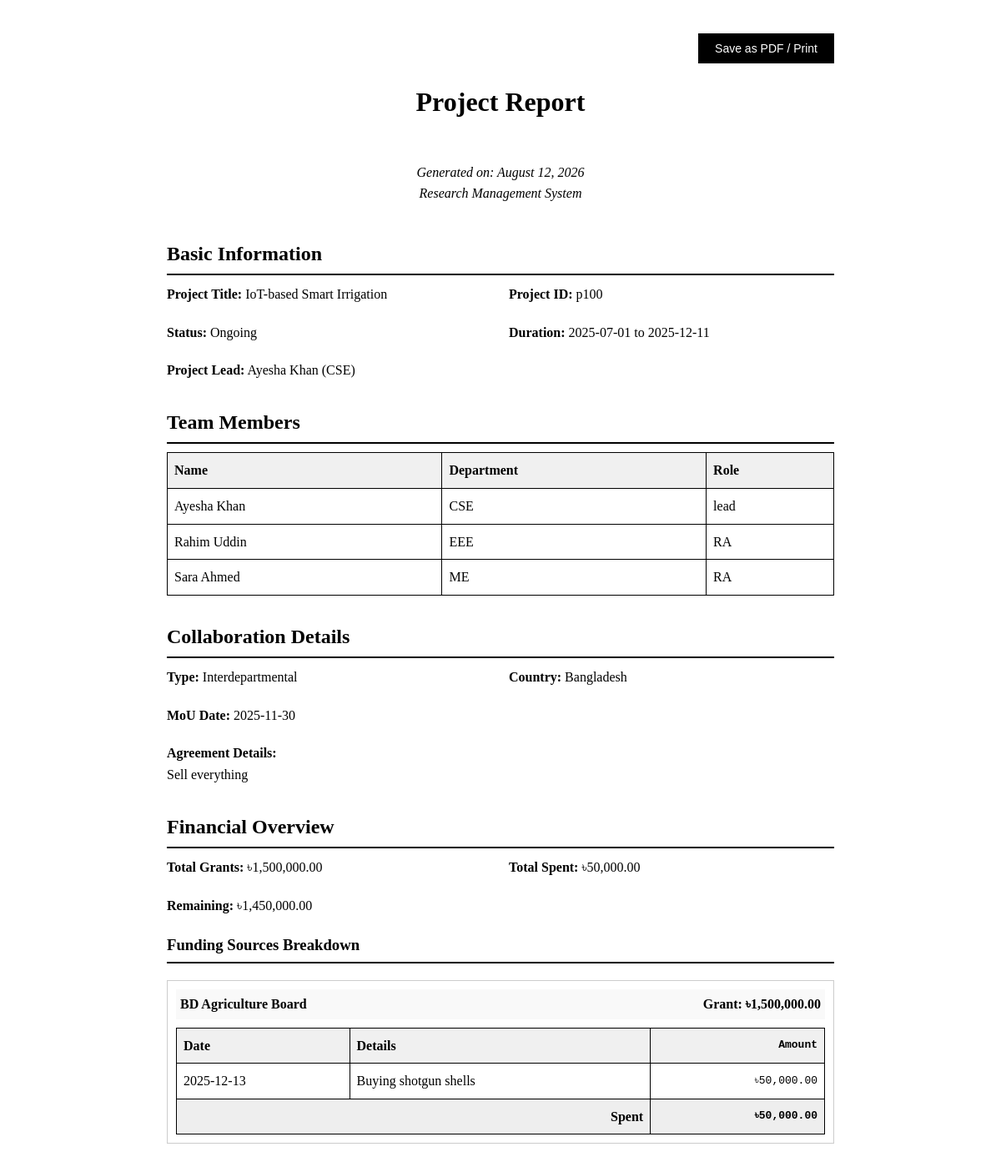
The page /modules/reports/view.php?project_id=p100 (signed in) on the database its author committed.
### tables this page shows
CREATE TABLE `project` (
  `project_id` varchar(36) NOT NULL,
  `project_title` varchar(255) NOT NULL,
  `project_lead` varchar(36) DEFAULT NULL,
  `status` enum('ongoing','completed','published') NOT NULL,
  `start_date` date NOT NULL,
  `end_date` date DEFAULT NULL
);

CREATE TABLE `researcher` (
  `researcher_id` varchar(36) NOT NULL,
  `f_name` varchar(100) NOT NULL,
  `l_name` varchar(100) NOT NULL,
  `department` varchar(120) NOT NULL,
  `email` varchar(150) NOT NULL,
  `type` enum('student','faculty') NOT NULL,
  `password` varchar(10) NOT NULL
);

CREATE TABLE `researcher_project` (
  `project_id` varchar(36) NOT NULL,
  `researcher_id` varchar(36) NOT NULL,
  `role` varchar(80) DEFAULT 'member'
);

CREATE TABLE `collaboration` (
  `collaboration_id` varchar(36) NOT NULL,
  `collaboration_type` enum('interdepartmental','inter-university') NOT NULL,
  `country` varchar(100) NOT NULL,
  `mou_agreement_date` date DEFAULT NULL,
  `mou_agreement_details` text DEFAULT NULL
);

CREATE TABLE `funding` (
  `funding_id` varchar(36) NOT NULL,
  `agency_name` varchar(200) NOT NULL,
  `total_grant` decimal(12,2) NOT NULL CHECK (`total_grant` >= 0)
);

CREATE TABLE `expenditures` (
  `funding_id` varchar(36) NOT NULL,
  `expenditure_id` int(11) NOT NULL,
  `amount` decimal(12,2) NOT NULL CHECK (`amount` >= 0),
  `expenditure_date` date NOT NULL,
  `details` text DEFAULT NULL
);

### modules/reports/view.php (the view, shortened to what this page needs)
<?php
require_once __DIR__ . '/../../config/db_connect.php';
$id = $_GET['project_id'];
$stmt = $conn->prepare("
    SELECT p.*, r.f_name as lead_fname, r.l_name as lead_lname, r.department as lead_dept
    FROM project p
    LEFT JOIN researcher r ON p.project_lead = r.researcher_id
    WHERE p.project_id = ?
");
$stmt->bind_param("s", $id);
$stmt->execute();
$project = $stmt->get_result()->fetch_assoc();
$team_query = "
    SELECT r.f_name, r.l_name, r.department, rp.role
    FROM researcher_project rp
    JOIN researcher r ON rp.researcher_id = r.researcher_id
    WHERE rp.project_id = ?
";
$stmt = $conn->prepare($team_query);
$stmt->bind_param("s", $id);
$stmt->execute();
$team_members = $stmt->get_result();
$collab_query = "
    SELECT c.*
    FROM project_collaboration pc
    JOIN collaboration c ON pc.collaboration_id = c.collaboration_id
    WHERE pc.project_id = ?
";
$stmt = $conn->prepare($collab_query);
$stmt->bind_param("s", $id);
$stmt->execute();
$collaboration = $stmt->get_result()->fetch_assoc();
$funding_query = "
    SELECT f.*
    FROM project_funding pf
    JOIN funding f ON pf.funding_id = f.funding_id
    WHERE pf.project_id = ?
";
$stmt = $conn->prepare($funding_query);
$stmt->bind_param("s", $id);
$stmt->execute();
$funding_res = $stmt->get_result();
$funding_data = [];
$total_grant = 0;
$total_spent = 0;
while ($fund = $funding_res->fetch_assoc()) {
    $fid = $fund['funding_id'];
    $total_grant += $fund['total_grant'];
    $exp_query = "SELECT * FROM expenditures WHERE funding_id = ? ORDER BY expenditure_date DESC";
    $stmt_exp = $conn->prepare($exp_query);
    $stmt_exp->bind_param("s", $fid);
    $stmt_exp->execute();
    $exp_res = $stmt_exp->get_result();
    $expenditures = [];
    $fund_spent = 0;
    while ($exp = $exp_res->fetch_assoc()) {
        $fund_spent += $exp['amount'];
        $expenditures[] = $exp;
    }
    $fund['expenditures'] = $expenditures;
    $fund['spent'] = $fund_spent;
    $fund['balance'] = $fund['total_grant'] - $fund_spent;
    $total_spent += $fund_spent;
    $funding_data[] = $fund;
}
?>
<!DOCTYPE html>
<html lang="en">
<head>
</head>
<body>
    <div class="no-print">
        <button onclick="window.print()" class="btn-print">Save as PDF / Print</button>
    </div>
    <h1>Project Report</h1>
    <div class="header-info">
        Generated on: <?php echo date("F j, Y"); ?><br>
        Research Management System
    </div>
    <div class="section">
        <h2>Basic Information</h2>
        <div class="meta-grid">
            <div><span class="label">Project Title:</span> <?php echo htmlspecialchars($project['project_title']); ?>
            </div>
            <div><span class="label">Project ID:</span> <?php echo $project['project_id']; ?></div>
            <div><span class="label">Status:</span> <?php echo ucfirst($project['status']); ?></div>
            <div><span class="label">Duration:</span> <?php echo $project['start_date']; ?> to
                <?php echo $project['end_date']; ?></div>
            <div><span class="label">Project Lead:</span>
                <?php echo htmlspecialchars($project['lead_fname'] . ' ' . $project['lead_lname']); ?>
                (<?php echo $project['lead_dept']; ?>)</div>
        </div>
    </div>
    <div class="section">
        <h2>Team Members</h2>
        <?php if ($team_members->num_rows > 0): ?>
            <table>
                <thead>
                    <tr>
                        <th>Name</th>
                        <th>Department</th>
                        <th>Role</th>
                    </tr>
                </thead>
                <tbody>
                    <?php while ($tm = $team_members->fetch_assoc()): ?>
                        <tr>
                            <td><?php echo htmlspecialchars($tm['f_name'] . ' ' . $tm['l_name']); ?></td>
                            <td><?php echo htmlspecialchars($tm['department']); ?></td>
                            <td><?php echo htmlspecialchars($tm['role']); ?></td>
                        </tr>
                    <?php endwhile; ?>
                </tbody>
            </table>
        <?php else: ?>
            <p>No additional team members.</p>
        <?php endif; ?>
    </div>
    <?php if ($collaboration): ?>
        <div class="section">
            <h2>Collaboration Details</h2>
            <div class="meta-grid">
                <div><span class="label">Type:</span> <?php echo ucfirst($collaboration['collaboration_type']); ?></div>
                <div><span class="label">Country:</span> <?php echo htmlspecialchars($collaboration['country']); ?></div>
                <?php if ($collaboration['mou_agreement_date']): ?>
                    <div><span class="label">MoU Date:</span> <?php echo $collaboration['mou_agreement_date']; ?></div>
                <?php endif; ?>
            </div>
            <?php if ($collaboration['mou_agreement_details']): ?>
                <p><span class="label">Agreement Details:</span><br>
                    <?php echo nl2br(htmlspecialchars($collaboration['mou_agreement_details'])); ?></p>
            <?php endif; ?>
        </div>
    <?php endif; ?>
    <div class="section">
        <h2>Financial Overview</h2>
        <div class="meta-grid">
            <div><span class="label">Total Grants:</span> ৳<?php echo number_format($total_grant, 2); ?></div>
            <div><span class="label">Total Spent:</span> ৳<?php echo number_format($total_spent, 2); ?></div>
            <div><span class="label">Remaining:</span> ৳<?php echo number_format($total_grant - $total_spent, 2); ?>
            </div>
        </div>
        <?php if (count($funding_data) > 0): ?>
            <h3>Funding Sources Breakdown</h3>
            <?php foreach ($funding_data as $fund): ?>
                <div style="margin-top: 20px; border: 1px solid #ccc; padding: 10px;">
                    <div
                        style="background: #f9f9f9; padding: 5px; font-weight: bold; display: flex; justify-content: space-between;">
                        <span><?php echo htmlspecialchars($fund['agency_name']); ?></span>
                        <span>Grant: ৳<?php echo number_format($fund['total_grant'], 2); ?></span>
                    </div>
                    <?php if (count($fund['expenditures']) > 0): ?>
                        <table>
                            <thead>
                                <tr>
                                    <th>Date</th>
                                    <th>Details</th>
                                    <th class="amount">Amount</th>
                                </tr>
                            </thead>
                            <tbody>
                                <?php foreach ($fund['expenditures'] as $exp): ?>
                                    <tr>
                                        <td><?php echo $exp['expenditure_date']; ?></td>
                                        <td><?php echo htmlspecialchars($exp['details'] ?? '-'); ?></td>
                                        <td class="amount">৳<?php echo number_format($exp['amount'], 2); ?></td>
                                    </tr>
                                <?php endforeach; ?>
                                <tr style="font-weight: bold; background: #eee;">
                                    <td colspan="2" style="text-align: right;">Spent</td>
                                    <td class="amount">৳<?php echo number_format($fund['spent'], 2); ?></td>
                                </tr>
                            </tbody>
                        </table>
                    <?php else: ?>
                        <p style="font-style: italic; padding: 10px;">No expenditures recorded.</p>
                    <?php endif; ?>
                </div>
            <?php endforeach; ?>
        <?php else: ?>
            <p>No funding records found.</p>
        <?php endif; ?>
    </div>
</body>
</html>

### modules/reports/view.php (style rules this page uses)
body { font-family: 'Times New Roman', serif; line-height: 1.6; color: #000; max-width: 800px; margin: 0 auto; padding: 40px; }
h1, h2, h3 { margin-bottom: 10px; border-bottom: 2px solid #000; padding-bottom: 5px; }
h1 { text-align: center; border-bottom: none; margin-bottom: 40px; }
.header-info { text-align: center; margin-bottom: 40px; font-style: italic; }
.section { margin-bottom: 30px; }
.meta-grid { display: grid; grid-template-columns: 1fr 1fr; gap: 20px; margin-bottom: 20px; }
.label { font-weight: bold; }
table { width: 100%; border-collapse: collapse; margin-top: 10px; }
th, td { border: 1px solid #000; padding: 8px; text-align: left; }
th { background-color: #f0f0f0; }
.amount { text-align: right; font-family: monospace; }
.no-print { margin-bottom: 20px; text-align: right; }
.btn-print { background: #000; color: #fff; padding: 10px 20px; text-decoration: none; cursor: pointer; border: none; font-size: 14px; }

### rows shown on the page
project: project_title "IoT-based Smart Irrigation", project_id "p100", status "Ongoing", start_date "2025-07-01", end_date "2025-12-11", project_lead.l_name "Ayesha Khan", project_lead.department "CSE"
researcher_project: researcher.l_name "Ayesha Khan", researcher.department "CSE", role "lead"
researcher_project: researcher.l_name "Rahim Uddin", researcher.department "EEE", role "RA"
researcher_project: researcher.l_name "Sara Ahmed", researcher.department "ME", role "RA"
collaboration: collaboration_type "Interdepartmental", country "Bangladesh", mou_agreement_date "2025-11-30", mou_agreement_details "Sell everything"
funding: agency_name "BD Agriculture Board", total_grant "1,500,000.00", spent "50,000.00"
expenditures: expenditure_date "2025-12-13", details "Buying shotgun shells", amount "50,000.00"

### other values the page prints
$total_grant "1,500,000.00"
$total_spent "50,000.00"
$total_grant - $total_spent "1,450,000.00"
